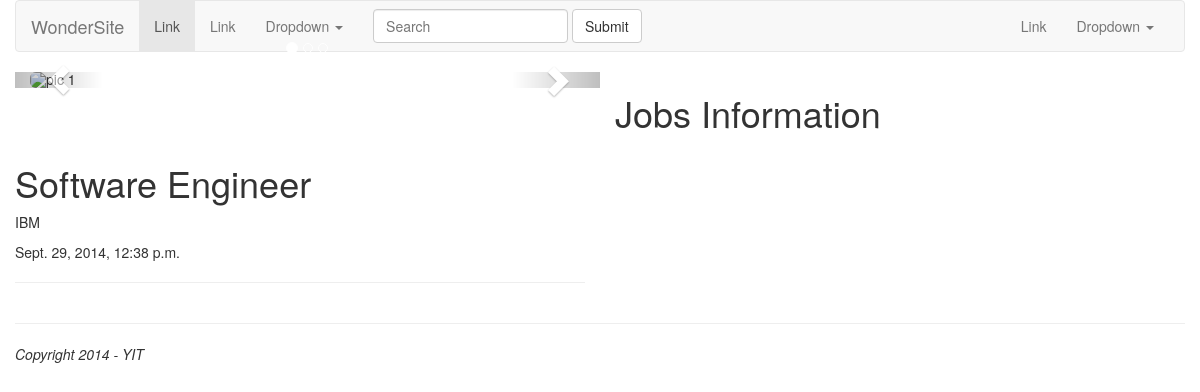
/wanted/2/, run on the app's committed database.
### blog/models.py (models this page shows, shortened)
class Wanted(models.Model):
    position = models.CharField(max_length=200)
    company = models.CharField(max_length=100)
    city = models.CharField(max_length=100)
    published_at = models.DateTimeField(auto_now_add=True)

### blog/views.py (the view)
# urls.py: url(r'^wanted/(\d+)/$', 'blog.views.single_wanted', name='wanted'),
def single_wanted(request, pk):
    return render(request, "blog/wanted.html", {
        'object': get_object_or_404(Wanted, pk=int(pk)),
    })

### blog/templates/blog/wanted.html (shortened to what this page needs)
{% extends "base.html" %}
{% block content %}
    <h1>{{ object.position }}</h1>
    <p>{{ object.company }}</p>
    <p>{{ object.published_at }}</p>
    <hr/>
{% endblock %}
{% block content_wanted %}
    <h1>Jobs Information</h1>
{% endblock %}

### data on the page
Wanted: position "Software Engineer", company "IBM", published_at "Sept. 29, 2014, 12:38 p.m."
